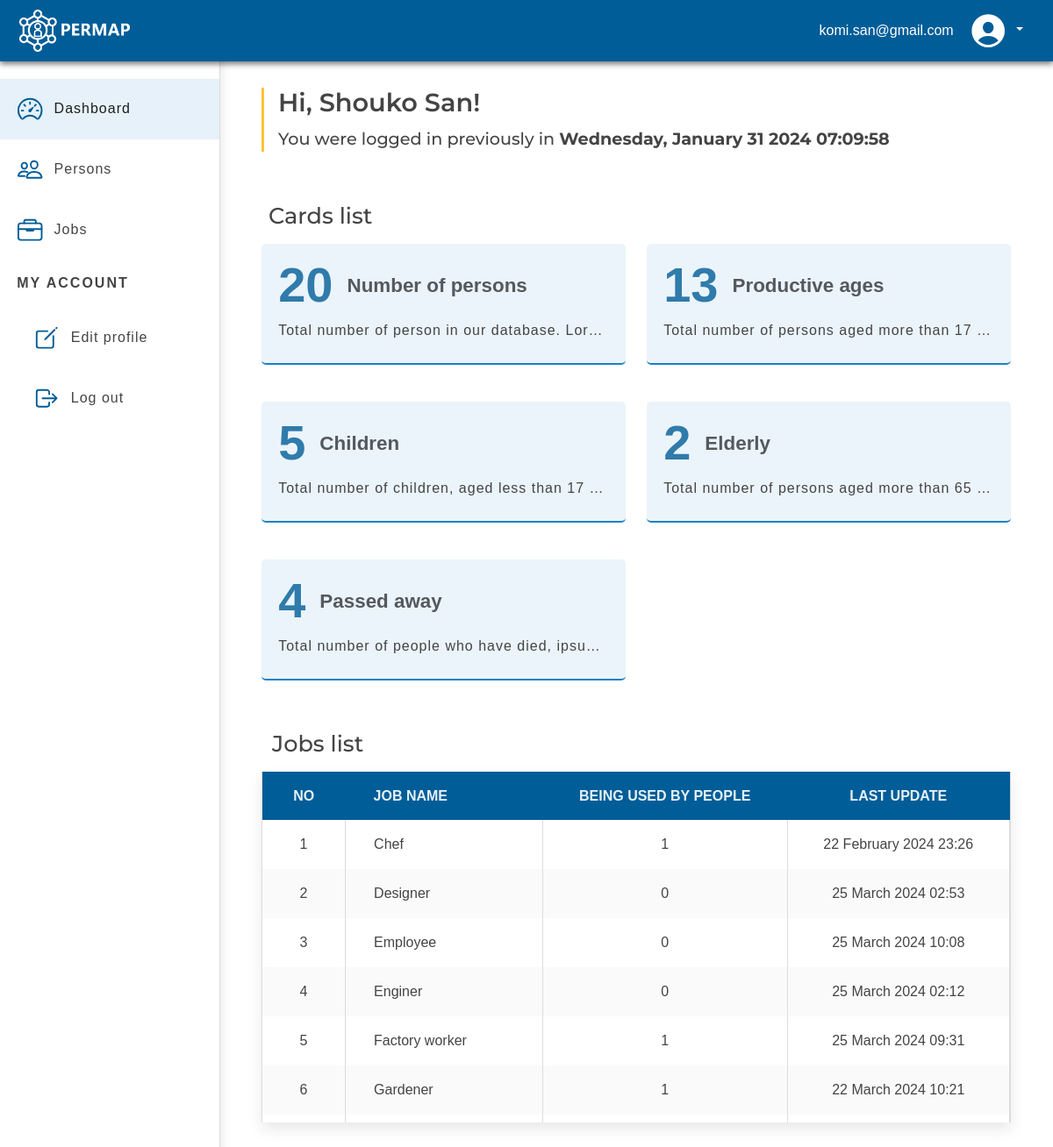
The app's page /dashboard.php (signed in), older data.
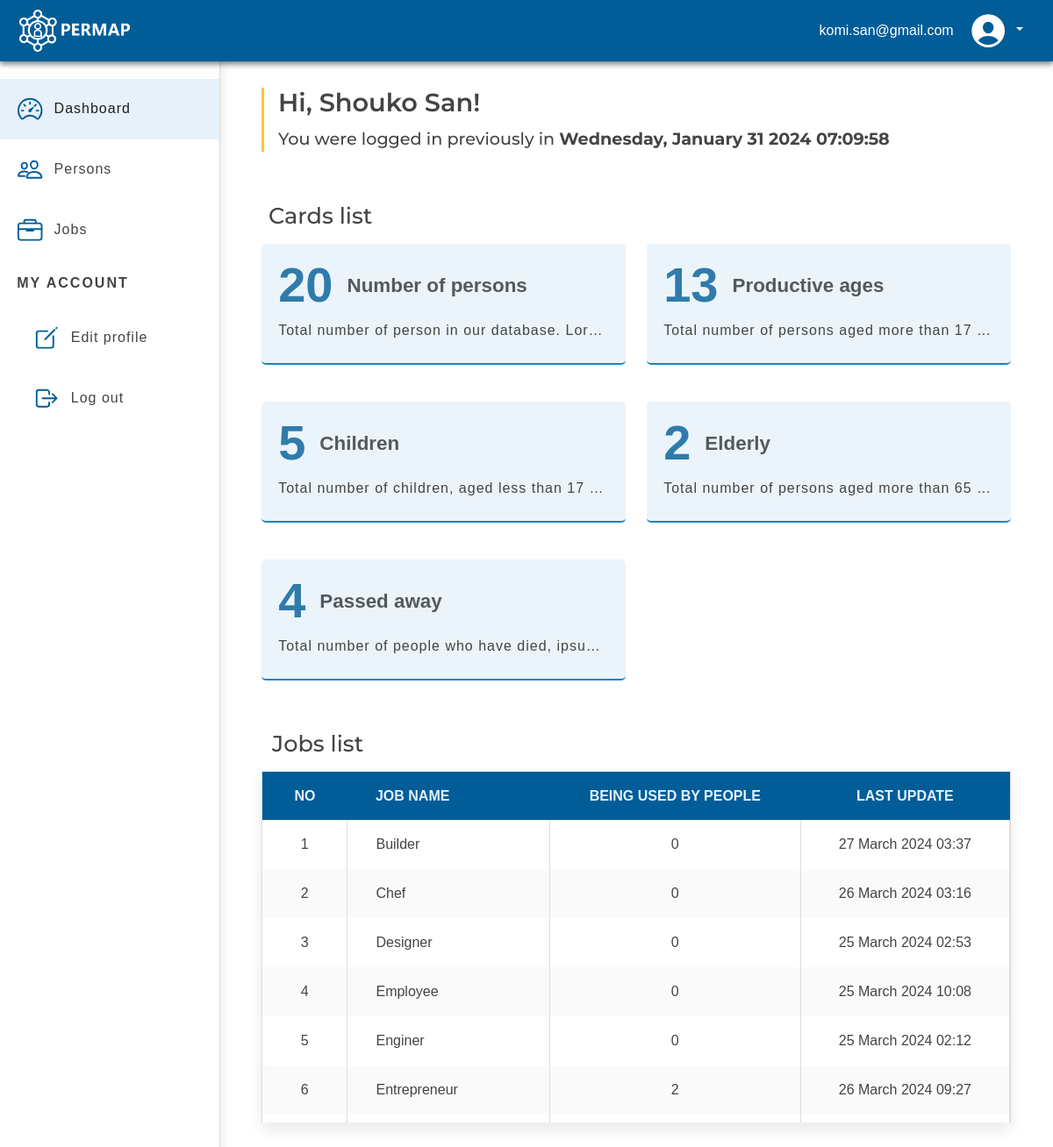
The same page, newer data.
### tables this page shows
CREATE TABLE `jobs` (
  `id` int NOT NULL AUTO_INCREMENT,
  `jobs_name` varchar(60) DEFAULT NULL,
  `count` int DEFAULT NULL,
  `last_update` timestamp NOT NULL,
  PRIMARY KEY (`id`)
);

### action/utils.php (called while the page is built, shortened)
<?php
require_once __DIR__ . "/../include/db.php";
function getJobs()
{
    global $PDO;
    $result = [];
    try {
        $query = "SELECT * FROM `jobs` ORDER BY jobs_name";
        $stmt = $PDO->prepare($query);
        $stmt->execute();
        $jobs = $stmt->fetchAll(PDO::FETCH_ASSOC);
        foreach ($jobs as $j) {
            $queryJob = "SELECT COUNT(*) as total FROM `person_job` WHERE job_id = :job_id";
            $stmt = $PDO->prepare($queryJob);
            $stmt->execute(array(
                "job_id" => $j[ID]
            ));
            $count = $stmt->fetch(PDO::FETCH_ASSOC);
            $job = [
                ID => $j["id"],
                JOBS_NAME => $j["jobs_name"],
                JOBS_COUNT => $count["total"],
                JOBS_LAST_UPDATE => convertDateToTimestamp($j["last_update"])
            ];
            $result[] = $job;
        }
        return $result;
    } catch (PDOException $e) {
        die("Query error: " . $e->getMessage());
    }
}
function convertDateToTimestamp(mixed $date): int|null
{
    if (!is_numeric($date)) {
        $date = str_replace('-', '/', $date);
        return strtotime($date);
    }
    return null;
}
function &findFirstFromDb(string $tableName, string $key, string $value, int|null $id = null): mixed
{
    global $PDO;
    try {
        $query = "SELECT * FROM $tableName WHERE $key = :value";
        $queryParam = array(
            'value' => $value
        );
        $query .= ' LIMIT 1';
        $stmt = $PDO->prepare($query);
        $stmt->execute($queryParam);
        $firstData = $stmt->fetch(PDO::FETCH_ASSOC);
        return $firstData;
    } catch (PDOException $e) {
        die($e->getMessage());
    }
}

### dashboard.php (the view, shortened to what the changed rows need)
<?php
require_once __DIR__ . "/include/header.php";
require_once __DIR__ . "/include/footer.php";
require_once __DIR__ . "/action/utils.php";
$jobs = getJobs();
$user = findFirstFromDb(tableName: 'persons', key: PERSON_EMAIL, value: $_SESSION["userEmail"]);
$user[PERSON_LAST_LOGGED_IN] = convertDateToTimestamp($user[PERSON_LAST_LOGGED_IN]);
?>
    <div class="w-100">
        <div class="dashboard-content px-5 position-absolute">
            <div class="page-header">
                <div class="col-xxl-8">
                    <h1 class="first-heading">Hi,
                        <?php
                        echo $user[PERSON_FIRST_NAME] . "!";
                        ?>
                    </h1>
                </div>
            </div>
            <div class="content-wrapper">
                <div class="subheading mb-3 ms-2">
                    <div class="col-xxl-8">
                        <h1 class="second-heading">
                            Cards list
                        </h1>
                    </div>
                </div>
                <div class="row dashboard-table">
                    <div class="subheading mb-2">
                        <div class="col-xxl-8">
                            <h1 class="second-heading">
                                <a href="jobs.php" class="nav-link">Jobs list</a>
                            </h1>
                        </div>
                    </div>
                    <div class="col-xxl-12 col-lg-12 col-md-12 p-0">
                        <div class="table-container">
                            <div class="table-responsive">
                                <div class="wrapper table-wrapper">
                                    <table class="table">
                                        <thead>
                                        <tr>
                                            <th scope="col" class="text-center">No</th>
                                            <th scope="col">Job name</th>
                                            <th scope="col" class="text-center">Being used by people</th>
                                            <th scope="col" class="text-center">Last update</th>
                                        </tr>
                                        </thead>
                                        <tbody>
                                        <?php
                                        $number = 1;
                                        foreach ($jobs as $job) {
                                            ?>
                                            <tr>
                                                <td class="text-center"><?= $number ?></td>
                                                <td><?= $job[JOBS_NAME] ?></td>
                                                <td class="text-center"><?= $job[JOBS_COUNT] ?></td>
                                                <td class="text-center"><?= date("d F Y H:i", $job[JOBS_LAST_UPDATE]) ?></td>
                                            </tr>
                                            <?php
                                            $number++;
                                        }
                                        ?>
                                        </tbody>
                                    </table>
                                </div>
                            </div>
                        </div>
                    </div>
                </div>
            </div>
        </div>
    </div>

Row changes from the older to the newer data that the page shows:
no longer on this page (row unchanged): jobs: jobs_name "Factory worker", count "1", job "25 March 2024 09:31"
no longer on this page (row unchanged): jobs: jobs_name "Gardener", count "1", job "22 March 2024 10:21"
added jobs: jobs_name "Builder", count "0", job "27 March 2024 03:37"
changed jobs "Chef": count "1" → "0"; job "22 February 2024 23:26" → "26 March 2024 03:16"
now on this page (row edited): jobs: jobs_name "Entrepreneur", count "2", job "26 March 2024 09:27"
